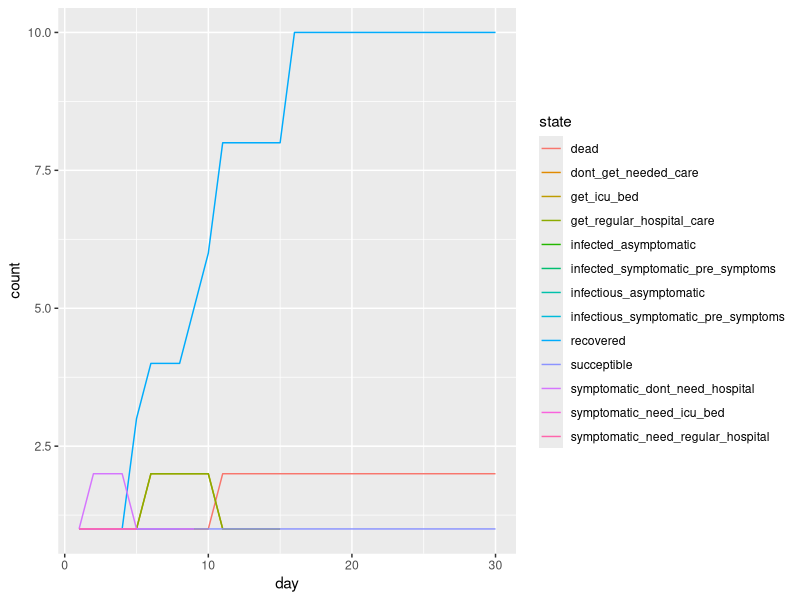

Reproduce this figure in R.
## ---- chunk 1
knitr::opts_chunk$set(echo = TRUE)
library(tidyverse)
## ---- chunk 2
initial_population_size = 10000 # TODO - choose bigger number later
total_days = 100

# TODO - fill these in with real numbers
day_of_first_distancing_guideline = 10
day_of_stronger_distancing_directive = 15
length_of_distancing_directive = 90
## ---- chunk 3
## BIG TODO: add citations and better explanationsfor these numbers

probability_asymptomatic = 1/3

time_until_infectious = 4 # This is figured from the incubation period, and rounded down from 4.6 so I can do steps in full days.

# For the asymptomatic types
asymptomatic_time_from_infectious_to_recovery = 4 # This is figured from the generation time (confusing). Should this be longer??

# For the symptomatic types
time_infectious_before_symptom_onset = 1
time_from_symptom_onset_to_recovery = 4

time_until_seeking_care = 5 # This is the number of days after symptom onset that people seek hospital care if they need it, on average
time_in_hospital_bed = 10
time_until_death_if_no_care = 10

## ---- chunk 4
basic_reproductive_number = 2.4
symptomatic_reproductive_number = basic_reproductive_number*(6/5)
asymptomatic_reproductive_number = basic_reproductive_number*(3/5)
## ---- chunk 5
# This table is taken directly from the article
ferguson_et_al_table_1 = tibble(
  age_group_by_decade = 0:8,
  percent_symptomatic_requiring_hospital = c(.001, .003, .012, .032, .049, .102, .166, .243, .273),
  percent_hospital_cases_requiring_critical_care = c(.05, .05, .05, .05, .063, .122, .274, .432, .709),
  infection_fatality_ratio = c(.00002, .00006, .0003, .0008, .0015, .006, .022, .051, .093)
)

# Here, I simplify their parameters to create a table of probabilities by age group to use in my model.
# Rather than splitting between people in the hospital who need critical care or not,
# I count anyone needing hospitalization as needing a bed.

# Rather than using the overall fatality by age group, I assume that the only people who die are people who:
# ... get infected, have symptoms, are sick enough to require hospital care,
# ... and either don't get to the hospital, or do but still die.

# To calculate that last probability (dying in the hospital even if you get care),
# I take the estimate from the article that "50% of those in critical care will die"
# and multiply that by the probability of requiring critical care for those in the hospital.
severity_by_age =
  ferguson_et_al_table_1 %>% 
  mutate(., prob_die_in_icu = 0.5*percent_hospital_cases_requiring_critical_care) %>% 
  rename(., prob_need_any_hospital = percent_symptomatic_requiring_hospital,
         prob_need_icu_bed = percent_hospital_cases_requiring_critical_care) %>% 
  select(., -infection_fatality_ratio)
## ---- chunk 6
# TODO: make this look nicer! Reformat? Better variable names with spaces? Get rid of line numbers?
severity_by_age
## ---- chunk 7
# TODO: flesh out this section

probability_seek_care_insured = 1
probability_seek_care_uninsured = 0.5

# TODO: decide on cutoff poverty level for ignoring a stay-home directive
## ---- chunk 8
# TODO - fill in distributions of: age, health status/underlying conditions, "essential" jobs, poverty levels, incarcerated, homeless, detained immigrants, insurance coverage

acs_age_estimates =
  read_csv("./ACSST1Y2018.S0101_data_with_overlays_2020-04-19T143631.csv")

population_distribution_by_decade =
  acs_age_estimates %>% 
  select(., matches("S0101_C01_0(0[2-9]|1[0-9])E")) %>% 
  slice(., 2:2) %>% 
  rename_all(~c('00-04','05-09','10-14','15-19','20-24','25-29','30-34','35-39','40-44',
                '45-49','50-54','55-59','60-64', '65-69','70-74','75-79','80-84','85+')) %>% 
  pivot_longer(., everything(), names_to = "age_ranges", values_to = "estimate_numbers") %>% 
  mutate(., estimate_numbers = as.integer(estimate_numbers)) %>% 
  mutate(., decade = substring(age_ranges,1,1)) %>% 
  group_by(., decade) %>% 
  summarise(., num_people = sum(estimate_numbers)) %>% 
  mutate(., percent_of_total = num_people/sum(num_people))
## ---- chunk 9
# TODO: make this display nicer. Take away line numbers, add in total, rename columns
population_distribution_by_decade
## ---- chunk 10
#code
## ---- chunk 11
#database
## ---- chunk 12
#code
## ---- chunk 13
#database
## ---- chunk 14
#code
## ---- chunk 15
#database
## ---- chunk 16
#code
## ---- chunk 17
#database
## ---- chunk 18
#code
## ---- chunk 19
#database
## ---- chunk 20
total_nyc_icu_beds_medium_surge_response = 200 + 594 + 276 + 524 + 1934

total_nyc_population = sum(population_distribution_by_decade$num_people)

icu_beds_per_person = total_nyc_icu_beds_medium_surge_response / total_nyc_population

initial_simulation_icu_bed_capacity = initial_population_size *  icu_beds_per_person

icu_beds_available = round(initial_simulation_icu_bed_capacity)
## ---- chunk 21
cat("ICU beds available at the start of the simulation: ", icu_beds_available)
## ---- chunk 22
SUCCEPTIBLE = "succeptible"

INFECTED_ASYMPTOMATIC = "infected_asymptomatic"
INFECTIOUS_ASYMPTOMATIC = "infectious_asymptomatic"

INFECTED_SYMPTOMATIC_PRE_SYMPTOMS = "infected_symptomatic_pre_symptoms"
INFECTIOUS_SYMPTOMATIC_PRE_SYMPTOMS = "infectious_symptomatic_pre_symptoms"

SYMPTOMATIC_NEED_REGULAR_HOSPITAL = "symptomatic_need_regular_hospital"
SYMPTOMATIC_NEED_ICU_BED = "symptomatic_need_icu_bed"
SYMPTOMATIC_DONT_NEED_HOSPITAL = "symptomatic_dont_need_hospital"

GET_REGULAR_HOSPITAL_CARE = "get_regular_hospital_care"
GET_ICU_BED = "get_icu_bed"
DONT_GET_NEEDED_CARE = "dont_get_needed_care"

RECOVERED = "recovered"
DEAD = "dead"
## ---- chunk 23
#code
## ---- chunk 24
# Set up an empty table with columns for each day in the simulation.
# When someone is randomly selected to be infected, I put a 1 in the spot corresponding to that person (row) on that day (column).
# This is referenced by the change_state function, to transition people from SUCCEPTIBLE to INFECTED.
newly_infected = tibble(
  person_ids = 1:initial_population_size,
)

for (i in 1:total_days) {
  newly_infected =
    add_column(
      newly_infected,
      !!str_c("day_", i) := 0
      )
}

# This function gets called a variable number of times when someone is contageous.
# They infect a random person, according to the specific parameters of the situation (taking into account who and how many people are staying at home.)
# When someone is infected, a 1 gets placed in the newly_infected table for that specific person on the day they're infected.
infect_someone = function(day){
  day_col = str_c("day_", day)
  
  succeptibles = which(newly_infected[[day_col]] == 0)
  person_to_infect = sample(succeptibles,1)
  
  # newly_infected[[day_col]][person_to_infect] <<- 1
  }

# remove this later, printing just for debugging
#newly_infected
## ---- chunk 25
change_state = function(id, prev_state, day, population){ #TODO: Fix inputs elsewhere
  new_state = prev_state # The default is to stay at the same state. This always happens for RECOVERED or DEAD
  rand = .9 ## JUST FOR DEBUGGING
  #rand = runif(1) #Question: is it ok to use the same random number for every decision in this function?
  
  if (prev_state == SUCCEPTIBLE) {
    if (newly_infected[[str_c("day_", day)]][id] == 1) {
      if (rand <= probability_asymptomatic) {new_state = INFECTED_ASYMPTOMATIC}
      else {new_state = INFECTED_SYMPTOMATIC_PRE_SYMPTOMS}
    }
  }

  if (prev_state == INFECTED_ASYMPTOMATIC) {
    # wait 4 days before turning infectious
    earlier_state_to_check = population[[str_c("day_", day - time_until_infectious)]][id]
    if (!is.null(earlier_state_to_check) && earlier_state_to_check == INFECTED_ASYMPTOMATIC) {
      new_state = INFECTIOUS_ASYMPTOMATIC
      
      # infect others according to parameters
      # TODO - finish this section (infect how many people? on what days?)
      infect_someone(day + 1)
    }
  }

  if (prev_state == INFECTIOUS_ASYMPTOMATIC) {
    # wait 4 days before recovering
    earlier_state_to_check = population[[str_c("day_", day - asymptomatic_time_from_infectious_to_recovery)]][id]
    if (!is.null(earlier_state_to_check) && earlier_state_to_check == INFECTIOUS_ASYMPTOMATIC) {
      new_state = RECOVERED
    }
  }

  if (prev_state == INFECTED_SYMPTOMATIC_PRE_SYMPTOMS) {
    # wait 4 days before turning infectious
    earlier_state_to_check = population[[str_c("day_", day - time_until_infectious)]][id]
    if (!is.null(earlier_state_to_check) && earlier_state_to_check == INFECTED_SYMPTOMATIC_PRE_SYMPTOMS) {
      new_state = INFECTIOUS_SYMPTOMATIC_PRE_SYMPTOMS
      
      # infect others according to parameters
      # TODO - finish this section (infect how many people? on what days?)
      infect_someone(day + 1)
    }
  }

  if (prev_state == INFECTIOUS_SYMPTOMATIC_PRE_SYMPTOMS) {
    # wait 1 day before turning symptomatic. severity of illness is based on demographics
    earlier_state_to_check = population[[str_c("day_", day - time_infectious_before_symptom_onset)]][id]
    if (!is.null(earlier_state_to_check) && earlier_state_to_check == INFECTIOUS_SYMPTOMATIC_PRE_SYMPTOMS) {
      if (rand < 0.2) { # TODO - instead of being a number, rely on a table: severity_by_age$prob_need_hospital
        if (rand < 0.1) { # for this random number, maybe do .2*.1? severity_by_age$prob_need_icu
          new_state = SYMPTOMATIC_NEED_ICU_BED
        } else {
          new_state = SYMPTOMATIC_NEED_REGULAR_HOSPITAL
        }
      } else { 
        new_state = SYMPTOMATIC_DONT_NEED_HOSPITAL
      }
    }
  }

  if (prev_state == SYMPTOMATIC_NEED_ICU_BED) {
    # seek care with 5 day delay or don't, depending on demographics
    earlier_state_to_check = population[[str_c("day_", day - time_until_seeking_care)]][id]
    if (!is.null(earlier_state_to_check) && earlier_state_to_check == SYMPTOMATIC_NEED_ICU_BED) {
      if (rand < 0.3) { # If they don't seek care: # TODO - instead of being a number, rely on a table or function (to be filled in later)
        new_state = DONT_GET_NEEDED_CARE
      } else { # If they do seek care: either get care or don't, depending on bed availability
        if (icu_beds_available > 0) {
          icu_beds_available = icu_beds_available - 1
          new_state = GET_ICU_BED
        } else {
          new_state = DONT_GET_NEEDED_CARE
        }
      }
    }
  }

  if (prev_state == SYMPTOMATIC_NEED_REGULAR_HOSPITAL) {
    # seek care with 5 day delay or don't, depending on demographics
    earlier_state_to_check = population[[str_c("day_", day - time_until_seeking_care)]][id]
    if (!is.null(earlier_state_to_check) && earlier_state_to_check == SYMPTOMATIC_NEED_REGULAR_HOSPITAL) {
      if (rand < 0.3) { # If they don't seek care: # TODO - instead of being a number, rely on a table or function (to be filled in later)
        new_state = DONT_GET_NEEDED_CARE
      } else {
        new_state = GET_REGULAR_HOSPITAL_CARE
      }
    }
  }

  if (prev_state == SYMPTOMATIC_DONT_NEED_HOSPITAL) {
    # wait 4 days then recover
    earlier_state_to_check = population[[str_c("day_", day - time_from_symptom_onset_to_recovery)]][id]
    if (!is.null(earlier_state_to_check) && earlier_state_to_check == SYMPTOMATIC_DONT_NEED_HOSPITAL) {
      new_state = RECOVERED
    }
  }

  if (prev_state == GET_ICU_BED) {
    # after 10 days in bed, probabalistically die or recover
    earlier_state_to_check = population[[str_c("day_", day - time_in_hospital_bed)]][id]
    if (!is.null(earlier_state_to_check) && earlier_state_to_check == GET_ICU_BED) {
      if (rand < 0.5) { # TODO - instead of being a number, rely on a table: severity_by_age$prob_die_in_ICU
        new_state = DEAD
      } else {
        new_state = RECOVERED
      }
      icu_beds_available = icu_beds_available + 1
    }
  }
  
  if (prev_state == GET_REGULAR_HOSPITAL_CARE) {
    # after 10 days in bed, recover
    earlier_state_to_check = population[[str_c("day_", day - time_in_hospital_bed)]][id]
    if (!is.null(earlier_state_to_check) && earlier_state_to_check == GET_REGULAR_HOSPITAL_CARE) {
      new_state = RECOVERED
    }
  }

  if (prev_state == DONT_GET_NEEDED_CARE) {
    # die after 10 days
    earlier_state_to_check = population[[str_c("day_", day - time_until_death_if_no_care)]][id]
    if (!is.null(earlier_state_to_check) && earlier_state_to_check == DONT_GET_NEEDED_CARE) {
      new_state = DEAD
    }
  }

  # Take out later, for debugging
  # cat("\n\nPerson ID: ", id)
  # cat("\nDay: ", day)
  # cat("\nPrevious state: ", prev_state)
  # cat("\nRandom number: ", rand)
  # cat("\nNew state: ", new_state)

  new_state
}
## ---- chunk 26
# TODO: create the population according to demographic markers, and randomly assign the infected person.
create_initial_population_with_one_infected = function(size){
  one_infected = c(INFECTED_SYMPTOMATIC_PRE_SYMPTOMS)
  others_succeptible = rep(c(SUCCEPTIBLE), size - 1)
  
  c(one_infected, others_succeptible)
}

# OLD CODE: using factors. Don't delete until I've figured it out.
# create_initial_population_with_one_infected = function(size){
#   one_infected = as.factor(c(INFECTED_SYMPTOMATIC_PRE_SYMPTOMS))
#   others_succeptible = rep(as.factor(c(SUCCEPTIBLE)), size - 1)
#   
#   fct_c(one_infected, others_succeptible)
# }

# remove this later, printing just for debugging
#create_initial_population_with_one_infected(initial_population_size)
## ---- chunk 27
one_of_each_state = function(size){
  c(SUCCEPTIBLE,
    INFECTED_ASYMPTOMATIC,
    INFECTIOUS_ASYMPTOMATIC,
    INFECTED_SYMPTOMATIC_PRE_SYMPTOMS,
    INFECTIOUS_SYMPTOMATIC_PRE_SYMPTOMS,
    SYMPTOMATIC_NEED_REGULAR_HOSPITAL,
    SYMPTOMATIC_NEED_ICU_BED,
    SYMPTOMATIC_DONT_NEED_HOSPITAL,
    GET_REGULAR_HOSPITAL_CARE,
    GET_ICU_BED,
    DONT_GET_NEEDED_CARE,
    RECOVERED,
    DEAD)
}
## ---- chunk 28
# TODO: decide what to do about states as factors. Currently I just made everything strings because I couldn't keep things straight.
run_simulation = function(initial_population_size, initial_population_function, total_days) {
  population = tibble(
    person_ids = 1:initial_population_size,
    day_1 = initial_population_function(initial_population_size)
  )
  
  for (day in 2:total_days) {
    prev_day = population[[(str_c("day_", day - 1))]]
    population =
      add_column(
        population,
        !!str_c("day_", day) := flatten_chr(map2(population$person_ids, prev_day, change_state, day, population))
      )
  }
  
  population
}

#population = run_simulation(initial_population_size, create_initial_population_with_one_infected, total_days)
population = run_simulation(13, one_of_each_state, 30)
#population

## ---- chunk 29
# TODO:
# 1. combine into infected: all but succeptible, recocered, dead
# 2. combine into need hospital care: get_hospital_care, dont_get_needed_care
population_to_visualize =
  pivot_longer(
    population,
    cols = starts_with("day_"),
    names_to = "day",
    values_to = "state",
    names_prefix = "day_"
  ) %>% 
  mutate(day = as.numeric(day)) %>% 
  group_by(day, state) %>%
  summarize(count = n())

## NOTE:
## For transitory states like "infected", the count represents how many people are infected on that day.
## However, for a state like "dead", the count represents how many people total have died up until that point (because once you reach the "dead" state, you stay at that state forever).


# remove this later, printing just for debugging
#population_to_visualize
## ---- chunk 30
# TODO:
# 1. graph straight line for hospital bed capacity
# 2. add counts and rates for: total dead, total cases, number never sick, total denied care b/c over capacity (not the same as didn't seek care)
ggplot(population_to_visualize, 
       aes(x = day, y = count, color = state)) + 
  geom_line()
## ---- chunk 31
#code
## ---- chunk 32
#visualization for each one, compiled nicely to sit next to each other
